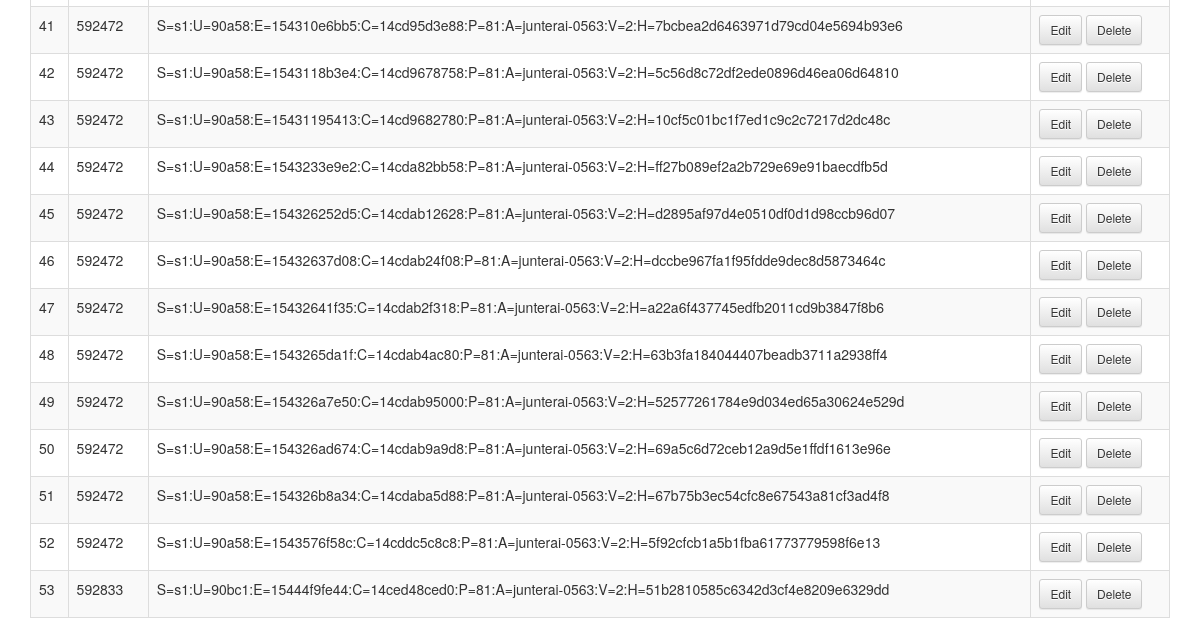
Before: /cms/user/ (lower part) with the older database file.
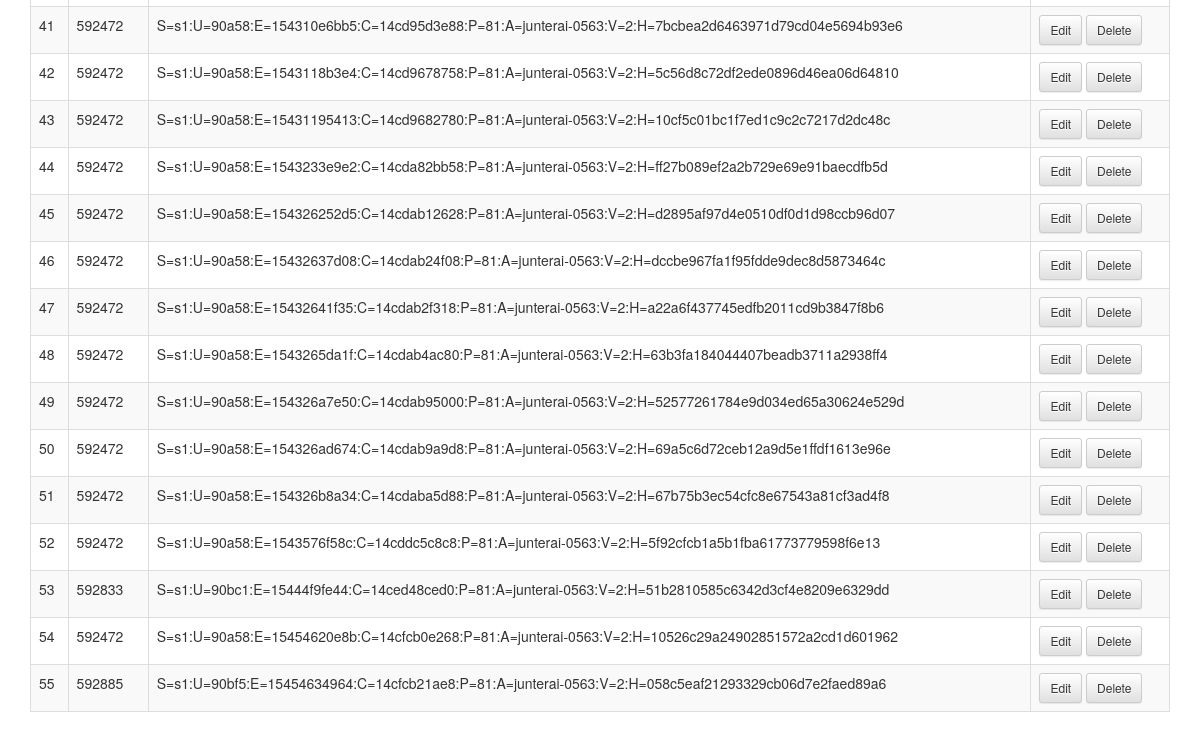
After: the same page with the newer database file.
### cms/models.py (models this page shows, shortened)
class User(models.Model):
    user_id = models.CharField(u'user_id', max_length=255)
    access_token = models.CharField(u'access_token', max_length=255, blank=True)

### cms/views.py (the view)
# urls.py: url(r'^user/(?P<user_id>\d+)/$', views.user_list, name='user_list'),   # 一覧
def user_list(request, user_id=None):
	'''get user_list'''
	users = User.objects.all().order_by('id')
	return render_to_response('cms/user_list.html',  # 使用するテンプレート
                              {'users': users},       # テンプレートに渡すデータ
                              context_instance=RequestContext(request))  # その他標準のコンテキスト

### cms/templates/cms/user_list.html (shortened to what this page needs)
{% extends "cms/base.html" %}
{% block content %}
    <table class="table table-striped table-bordered">
      <tbody>
        {% for user in users %}
        <tr>
          <td>{{ user.id }}</td>
          <td>{{ user.user_id }}</td>
          <td>{{ user.access_token }}</td>
          <td>
            <a href="/cms/user/mod/{{ user.user_id }}" class="btn btn-default btn-sm">Edit</a>
            <a href="/cms/user/del/{{ user.user_id }}" class="btn btn-default btn-sm">Delete</a>
          </td>
        </tr>
        {% endfor %}
      </tbody>
    </table>
{% endblock content %}

Changed rows visible on the page:
added User: id "54", user_id "592472", access_token "S=s1:U=90a58:E=15454620e8b:C=14cfcb0e268:P=81:A=junterai-0563:V=2:H=10526c29a24902851572a2cd1d601962"
added User: id "55", user_id "592885", access_token "S=s1:U=90bf5:E=15454634964:C=14cfcb21ae8:P=81:A=junterai-0563:V=2:H=058c5eaf21293329cb06d7e2faed89a6"
